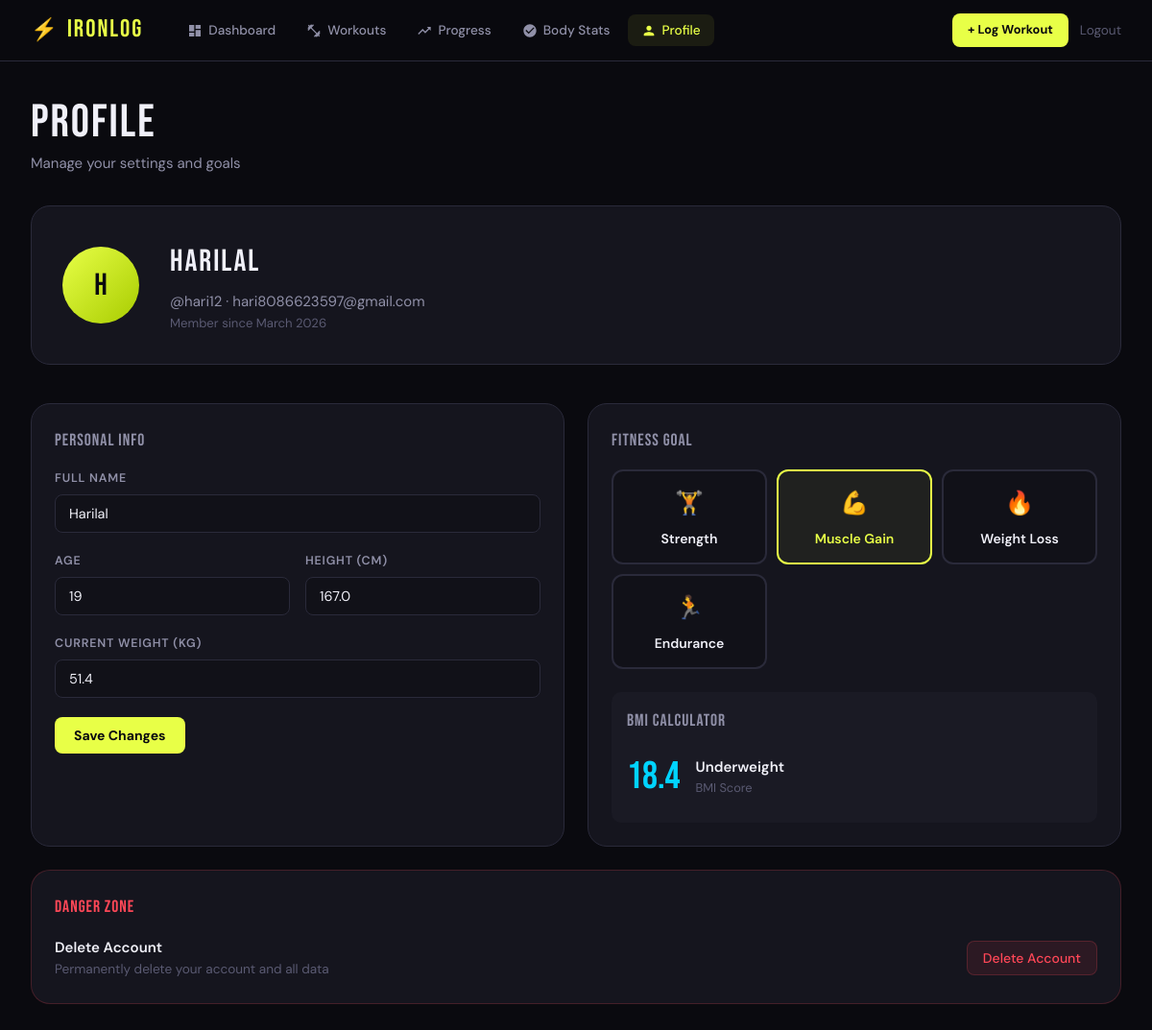
The page /profile (signed in) on the database its author committed.
### tables this page shows
CREATE TABLE user (
            id INTEGER PRIMARY KEY AUTOINCREMENT,
            username TEXT UNIQUE NOT NULL,
            email TEXT UNIQUE NOT NULL,
            password_hash TEXT NOT NULL,
            name TEXT, age INTEGER, weight REAL, height REAL,
            goal TEXT DEFAULT 'strength',
            created_at TIMESTAMP DEFAULT CURRENT_TIMESTAMP
        );

### app.py (the view)
@app.route('/profile', methods=['GET', 'POST'])
@login_required
def profile():
    uid = session['user_id']
    user = query('SELECT * FROM user WHERE id=?', (uid,), one=True)
    if request.method == 'POST':
        data = request.get_json()
        execute('UPDATE user SET name=?,age=?,weight=?,height=?,goal=? WHERE id=?',
            (data.get('name',user['name']), data.get('age'), data.get('weight'),
             data.get('height'), data.get('goal','strength'), uid))
        return jsonify({'success': True})
    return render_template('profile.html', user=user)

### app.py (called while the page is built)
def fmt_date(val, fmt='%b %d, %Y'):
    if not val: return ''
    if hasattr(val, 'strftime'): return val.strftime(fmt)
    for pattern in ('%Y-%m-%d %H:%M:%S', '%Y-%m-%d %H:%M:%S.%f', '%Y-%m-%d'):
        try:
            from datetime import datetime
            return datetime.strptime(str(val)[:19], pattern[:len(str(val)[:19])]).strftime(fmt)
        except: pass
    return str(val)[:10]

def get_db():
    if 'db' not in g:
        g.db = sqlite3.connect(DATABASE)
        g.db.row_factory = sqlite3.Row
    return g.db

def query(sql, args=(), one=False):
    cur = get_db().execute(sql, args)
    rv = cur.fetchall()
    return (rv[0] if rv else None) if one else rv

def login_required(f):
    @wraps(f)
    def decorated(*args, **kwargs):
        if 'user_id' not in session:
            return redirect(url_for('login'))
        return f(*args, **kwargs)
    return decorated

### Templates/profile.html (shortened to what this page needs)
{% extends 'base.html' %}
{% block content %}
<div class="page">
  <div class="page-header fade-up">
    <div class="page-title">PROFILE</div>
    <div class="page-subtitle">Manage your settings and goals</div>
  </div>
  <div class="profile-header fade-up fade-up-1">
    <div class="avatar">{{ user.name[0].upper() }}</div>
    <div>
      <div class="profile-name">{{ user.name.upper() }}</div>
      <div style="color:var(--text2);margin-top:4px">@{{ user.username }} · {{ user.email }}</div>
      <div class="profile-since">Member since {{ user.created_at|fmtdate('%B %Y') }}</div>
    </div>
  </div>
  <div class="grid-2 fade-up fade-up-2">
    <div class="card">
      <div class="card-title">Personal Info</div>
      <div class="form-group">
        <label class="form-label">Full Name</label>
        <input type="text" id="name" class="form-input" value="{{ user.name or '' }}">
      </div>
      <div class="form-row">
        <div class="form-group">
          <label class="form-label">Age</label>
          <input type="number" id="age" class="form-input" value="{{ user.age or '' }}" placeholder="25">
        </div>
        <div class="form-group">
          <label class="form-label">Height (cm)</label>
          <input type="number" id="height" class="form-input" value="{{ user.height or '' }}" step="0.5" placeholder="175">
        </div>
      </div>
      <div class="form-group">
        <label class="form-label">Current Weight (kg)</label>
        <input type="number" id="weight" class="form-input" value="{{ user.weight or '' }}" step="0.1" placeholder="75.0">
      </div>
      <button onclick="saveProfile()" class="btn-primary" id="saveBtn">Save Changes</button>
    </div>
    <div class="card">
      <div class="card-title">Fitness Goal</div>
      <div class="goal-selector">
        <div>
          <label for="goal-strength" class="goal-label">
            <div class="goal-icon">🏋️</div>
            <div class="goal-name">Strength</div>
          </label>
        </div>
        <div>
          <label for="goal-muscle_gain" class="goal-label">
            <div class="goal-icon">💪</div>
            <div class="goal-name">Muscle Gain</div>
          </label>
        </div>
        <div>
          <label for="goal-weight_loss" class="goal-label">
            <div class="goal-icon">🔥</div>
            <div class="goal-name">Weight Loss</div>
          </label>
        </div>
        <div>
          <label for="goal-endurance" class="goal-label">
            <div class="goal-icon">🏃</div>
            <div class="goal-name">Endurance</div>
          </label>
        </div>
      </div>
      {% if user.height and user.weight %}
      <div style="margin-top:1.5rem;padding:1rem;background:var(--bg3);border-radius:10px">
        <div class="card-title" style="margin-bottom:0.75rem">BMI Calculator</div>
        {% set bmi = (user.weight / ((user.height/100) ** 2))|round(1) %}
        <div style="display:flex;align-items:center;gap:1rem">
          <div style="font-family:var(--font-display);font-size:2.5rem;color:
            {% if bmi < 18.5 %}var(--accent3)
            {% elif bmi < 25 %}var(--accent)
            {% elif bmi < 30 %}#f59e0b
            {% else %}var(--accent2){% endif %}">{{ bmi }}</div>
          <div>
            <div style="font-weight:600">
              {% if bmi < 18.5 %}Underweight
              {% elif bmi < 25 %}Normal
              {% elif bmi < 30 %}Overweight
              {% else %}Obese{% endif %}
            </div>
            <div style="color:var(--text3);font-size:0.8rem">BMI Score</div>
          </div>
        </div>
      </div>
      {% endif %}
    </div>
  </div>
  <div class="card fade-up fade-up-3" style="margin-top:1.5rem;border-color:rgba(255,71,87,0.2)">
    <div class="card-title" style="color:var(--accent2)">Danger Zone</div>
    <div style="display:flex;align-items:center;justify-content:space-between;flex-wrap:wrap;gap:1rem">
      <div>
        <div style="font-weight:600">Delete Account</div>
        <div style="color:var(--text3);font-size:0.85rem">Permanently delete your account and all data</div>
      </div>
      <button onclick="alert('Contact support to delete your account.')" class="btn-danger">Delete Account</button>
    </div>
  </div>
</div>
{% endblock %}

### Static/css/style.css (style rules this page uses)
:root { --bg: #0a0a0f; --bg2: #111118; --bg3: #1a1a24; --card: #15151e; --card2: #1e1e2a; --border: #2a2a3a; --accent: #e8ff47; --accent2: #ff4757; --accent3: #00d4ff; --text: #f0f0f8; --text2: #9090a8; --text3: #5a5a72; --font-display: 'Bebas Neue', sans-serif; --font-body: 'DM Sans', sans-serif; --font-mono: 'Space Mono', monospace; --radius: 12px; --radius-lg: 20px; --shadow: 0 4px 24px rgba(0,0,0,0.4); --glow: 0 0 20px rgba(232,255,71,0.15); }
*, *::before, *::after { box-sizing: border-box; margin: 0; padding: 0; }
html { scroll-behavior: smooth; }
body { background: var(--bg); color: var(--text); font-family: var(--font-body); font-size: 15px; line-height: 1.6; min-height: 100vh; }
button { cursor: pointer; border: none; background: none; font-family: var(--font-body); }
input, select, textarea { font-family: var(--font-body); }
.page { padding: 2.5rem 2rem; max-width: 1200px; margin: 0 auto; }
.page-header { margin-bottom: 2rem; }
.page-title { font-family: var(--font-display); font-size: 3rem; letter-spacing: 2px; line-height: 1; }
.page-subtitle { color: var(--text2); margin-top: 6px; }
.btn-primary { background: var(--accent); color: #0a0a0f; font-weight: 700; font-size: 0.875rem; padding: 10px 20px; border-radius: 8px; transition: all 0.2s; display: inline-flex; align-items: center; gap: 6px; }
.btn-danger { background: rgba(255,71,87,0.1); color: var(--accent2); font-weight: 500; font-size: 0.875rem; padding: 8px 16px; border-radius: 8px; border: 1px solid rgba(255,71,87,0.2); transition: all 0.2s; }
.card { background: var(--card); border: 1px solid var(--border); border-radius: var(--radius-lg); padding: 1.5rem; transition: border-color 0.2s; }
.card-title { font-family: var(--font-display); font-size: 1.1rem; letter-spacing: 1px; color: var(--text2); margin-bottom: 1rem; text-transform: uppercase; }
.grid-2 { display: grid; grid-template-columns: 1fr 1fr; gap: 1.5rem; }
.form-group { margin-bottom: 1.25rem; }
.form-label { display: block; margin-bottom: 6px; font-size: 0.78rem; font-weight: 600; text-transform: uppercase; letter-spacing: 0.8px; color: var(--text2); }
.form-input, .form-select, .form-textarea { width: 100%; background: var(--bg2); border: 1px solid var(--border); color: var(--text); border-radius: 8px; padding: 10px 14px; font-size: 0.9rem; transition: border-color 0.2s, box-shadow 0.2s; outline: none; }
.form-row { display: grid; grid-template-columns: 1fr 1fr; gap: 1rem; }
.profile-header { display: flex; align-items: center; gap: 2rem; margin-bottom: 2.5rem; padding: 2rem; background: var(--card); border: 1px solid var(--border); border-radius: var(--radius-lg); }
.avatar { width: 80px; height: 80px; border-radius: 50%; background: linear-gradient(135deg, var(--accent), #a8cc00); display: flex; align-items: center; justify-content: center; font-family: var(--font-display); font-size: 2rem; color: #0a0a0f; flex-shrink: 0; }
.profile-name { font-family: var(--font-display); font-size: 2rem; letter-spacing: 2px; }
.profile-since { color: var(--text3); font-size: 0.82rem; }
.goal-selector { display: grid; grid-template-columns: repeat(auto-fit, minmax(160px, 1fr)); gap: 10px; }
.goal-label { display: block; padding: 14px; background: var(--bg2); border: 2px solid var(--border); border-radius: var(--radius); text-align: center; cursor: pointer; transition: all 0.2s; }
.goal-option:checked + .goal-label { border-color: var(--accent); background: rgba(232,255,71,0.05); color: var(--accent); }
.goal-icon { font-size: 1.5rem; margin-bottom: 6px; }
.goal-name { font-weight: 600; font-size: 0.875rem; }
.fade-up { animation: fadeUp 0.4s ease both; }
.fade-up-1 { animation-delay: 0.05s; }
.fade-up-2 { animation-delay: 0.1s; }
.fade-up-3 { animation-delay: 0.15s; }

### rows shown on the page
user: name "H", name "HARILAL", username "hari12", email "hari8086623597@gmail.com", created_at|fmtdate "March 2026", name "Harilal", age "19", height "167.0", weight "51.4"

### other values the page prints
{{ bmi }} "18.4"
